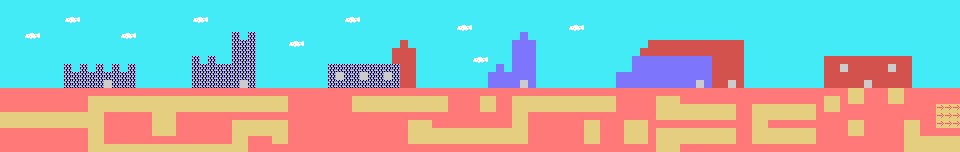

Rendered tile map (Tiled .tmx) drawn with the repository's tilesets; below, a short description and the full map source, tile grids included:
An orthogonal 120x19 tile map with 8x8 px tiles, 1 tile layer (Capa de patrones 1).

<map version="1.2" tiledversion="2019.12.11" orientation="orthogonal" renderorder="right-down" compressionlevel="-1" width="120" height="19" tilewidth="8" tileheight="8" infinite="0" nextlayerid="2" nextobjectid="1">
 <tileset firstgid="1" source="tileset.tsx" />
 <layer id="1" name="Capa de patrones 1" width="120" height="19">
  <data encoding="csv">
35,35,35,35,35,35,35,35,35,35,35,35,35,35,35,35,35,35,35,35,35,35,35,35,35,35,35,35,35,35,35,35,35,35,35,35,35,35,35,35,35,35,35,35,35,35,35,35,35,35,35,35,35,35,35,35,35,35,35,35,35,35,35,35,35,35,35,35,35,35,35,35,35,35,35,35,35,35,35,35,35,35,35,35,35,35,35,35,35,35,35,35,35,35,35,35,35,35,35,35,35,35,35,35,35,35,35,35,35,35,35,35,35,35,35,35,35,35,35,35,
35,35,35,35,35,35,35,35,35,35,35,35,35,35,35,35,35,35,35,35,35,35,35,35,35,35,35,35,35,35,35,35,35,35,35,35,35,35,35,35,35,35,35,35,35,35,35,35,35,35,35,35,35,35,35,35,35,35,35,35,35,35,35,35,35,35,35,35,35,35,35,35,35,35,35,35,35,35,35,35,35,35,35,35,35,35,35,35,35,35,35,35,35,35,35,35,35,35,35,35,35,35,35,35,35,35,35,35,35,35,35,35,35,35,35,35,35,35,35,35,
35,35,35,35,35,35,35,35,28,29,35,35,35,35,35,35,35,35,35,35,35,35,35,35,28,29,35,35,35,35,35,35,35,35,35,35,35,35,35,35,35,35,35,28,29,35,35,35,35,35,35,35,35,35,35,35,35,35,35,35,35,35,35,35,35,35,35,35,35,35,35,35,35,35,35,35,35,35,35,35,35,35,35,35,35,35,35,35,35,35,35,35,35,35,35,35,35,35,35,35,35,35,35,35,35,35,35,35,35,35,35,35,35,35,35,35,35,35,35,35,
35,35,35,35,35,35,35,35,35,35,35,35,35,35,35,35,35,35,35,35,35,35,35,35,35,35,35,35,35,35,35,35,35,35,35,35,35,35,35,35,35,35,35,35,35,35,35,35,35,35,35,35,35,35,35,35,35,28,29,35,35,35,35,35,35,35,35,35,35,35,35,28,29,35,35,35,35,35,35,35,35,35,35,35,35,35,35,35,35,35,35,35,35,35,35,35,35,35,35,35,35,35,35,35,35,35,35,35,35,35,35,35,35,35,35,35,35,35,35,35,
35,35,35,28,29,35,35,35,35,35,35,35,35,35,35,28,29,35,35,35,35,35,35,35,35,35,35,35,35,40,35,40,35,35,35,35,35,35,35,35,35,35,35,35,35,35,35,35,35,35,35,35,35,35,35,35,35,35,35,35,35,35,35,35,35,34,35,35,35,35,35,35,35,35,35,35,35,35,35,35,35,35,35,35,35,35,35,35,35,35,35,35,35,35,35,35,35,35,35,35,35,35,35,35,35,35,35,35,35,35,35,35,35,35,35,35,35,35,35,35,
35,35,35,35,35,35,35,35,35,35,35,35,35,35,35,35,35,35,35,35,35,35,35,35,35,35,35,35,35,40,40,40,35,35,35,35,28,29,35,35,35,35,35,35,35,35,35,35,35,35,36,35,35,35,35,35,35,35,35,35,35,35,35,35,34,34,34,35,35,35,35,35,35,35,35,35,35,35,35,35,35,36,36,36,36,36,36,36,36,36,36,36,36,35,35,35,35,35,35,35,35,35,35,35,35,35,35,35,35,35,35,35,35,35,35,35,35,35,35,35,
35,35,35,35,35,35,35,35,35,35,35,35,35,35,35,35,35,35,35,35,35,35,35,35,35,35,35,35,35,40,40,40,35,35,35,35,35,35,35,35,35,35,35,35,35,35,35,35,35,36,36,36,35,35,35,35,35,35,35,35,35,35,35,35,34,34,34,35,35,35,35,35,35,35,35,35,35,35,35,35,36,36,36,36,36,36,36,36,36,36,36,36,36,35,35,35,35,35,35,35,35,35,35,35,35,35,35,35,35,35,35,35,35,35,35,35,35,35,35,35,
35,35,35,35,35,35,35,35,35,35,35,35,35,35,35,35,35,35,35,35,35,35,35,35,40,35,40,35,35,40,40,40,35,35,35,35,35,35,35,35,35,35,35,35,35,35,35,35,35,36,36,36,35,35,35,35,35,35,35,28,29,35,35,35,34,34,34,35,35,35,35,35,35,35,35,35,35,35,35,34,34,34,34,34,34,34,34,34,34,36,36,36,36,35,35,35,35,35,35,35,35,35,35,36,36,36,36,36,36,36,36,36,36,36,35,35,35,35,35,35,
35,35,35,35,35,35,35,35,40,35,40,35,40,35,40,35,40,35,35,35,35,35,35,35,40,40,40,40,40,40,40,40,35,35,35,35,35,35,35,35,35,40,40,40,40,40,40,40,40,40,36,36,35,35,35,35,35,35,35,35,35,35,34,35,34,34,34,35,35,35,35,35,35,35,35,35,35,35,35,34,34,34,34,34,34,34,34,34,34,36,36,36,36,35,35,35,35,35,35,35,35,35,35,36,36,67,36,36,36,36,36,67,36,36,35,35,35,35,35,35,
35,35,35,35,35,35,35,35,40,40,40,40,40,40,40,40,40,35,35,35,35,35,35,35,40,40,40,40,40,40,40,40,35,35,35,35,35,35,35,35,35,40,67,40,40,67,40,40,67,40,36,36,35,35,35,35,35,35,35,35,35,34,34,34,34,34,34,35,35,35,35,35,35,35,35,35,35,34,34,34,34,34,34,34,34,34,34,34,34,36,36,36,36,35,35,35,35,35,35,35,35,35,35,36,36,36,36,36,36,36,36,36,36,36,35,35,35,35,35,35,
35,35,35,35,35,35,35,35,40,40,40,40,40,67,40,40,40,35,35,35,35,35,35,35,40,40,40,40,40,40,67,40,35,35,35,35,35,35,35,35,35,40,40,40,40,40,40,40,40,40,36,36,35,35,35,35,35,35,35,35,35,34,34,34,34,67,34,35,35,35,35,35,35,35,35,35,35,34,34,34,34,34,34,34,34,34,34,67,34,36,36,67,36,35,35,35,35,35,35,35,35,35,35,36,36,36,36,36,67,36,36,36,36,36,35,35,35,35,35,35,
33,33,33,33,33,33,33,33,33,33,33,33,33,33,33,33,33,33,33,33,33,33,33,33,33,33,33,33,33,33,33,33,33,33,33,33,33,33,33,33,33,33,33,33,33,33,33,33,33,33,33,33,33,33,33,33,33,33,33,33,33,33,33,33,33,33,33,33,33,33,33,33,33,33,33,33,33,33,33,33,33,33,33,33,33,33,33,33,33,33,33,33,33,33,33,33,33,33,33,33,33,33,33,33,33,33,65,65,33,33,33,65,65,33,33,33,33,33,33,33,
33,33,33,33,33,33,33,33,33,33,33,65,65,65,65,65,65,65,65,65,65,65,65,65,65,65,65,65,65,65,65,65,65,65,65,65,33,33,33,33,33,33,33,33,65,65,65,65,65,65,65,65,65,65,65,65,33,33,33,33,65,65,33,33,65,65,65,65,65,65,65,65,65,65,65,65,65,33,33,33,33,33,65,65,65,33,33,33,33,33,33,33,33,33,33,33,33,33,33,33,33,33,33,65,65,33,65,65,33,33,33,65,65,33,33,33,33,33,33,33,
33,33,33,33,33,33,33,33,33,33,33,65,65,65,65,65,65,65,65,65,65,65,65,65,65,65,65,65,65,65,65,65,65,65,65,65,33,33,33,33,33,33,33,33,65,65,65,65,65,65,65,65,65,65,65,65,33,33,33,33,65,65,33,33,65,65,65,65,65,65,65,65,65,65,65,65,65,33,33,33,33,33,65,65,65,65,65,65,65,65,65,65,33,33,65,65,65,65,65,65,65,65,33,65,65,33,33,33,33,33,33,33,33,33,33,33,33,42,42,42,
65,65,65,65,65,65,65,65,65,65,65,65,65,33,33,33,33,33,33,65,65,65,33,33,33,33,33,33,33,33,33,33,33,33,33,33,33,33,33,33,33,33,33,33,33,33,33,33,33,33,33,33,33,33,33,33,33,33,33,33,33,33,33,33,65,65,33,33,33,33,33,33,33,33,33,33,33,33,33,33,33,33,65,65,65,65,65,65,65,65,65,65,33,33,65,65,65,65,65,65,65,65,33,33,33,33,33,33,33,33,33,33,33,33,33,33,33,42,42,42,
65,65,65,65,65,65,65,65,65,65,65,65,65,33,33,33,33,33,33,65,65,65,33,33,33,33,33,33,33,65,65,65,65,65,65,65,33,33,33,33,33,33,33,33,33,33,33,33,33,33,33,65,65,65,33,33,33,33,33,33,33,33,33,33,65,65,33,33,33,33,33,33,33,65,65,33,33,33,65,65,65,33,33,33,33,33,33,33,33,33,33,33,33,33,65,65,33,33,33,33,33,33,33,33,33,33,65,65,33,33,33,33,33,65,65,33,33,42,42,42,
33,33,33,33,33,33,33,33,33,33,33,65,65,33,33,33,33,33,33,65,65,65,33,33,33,33,33,33,33,65,65,65,65,65,65,65,33,33,33,33,33,33,33,33,33,33,33,33,33,33,33,65,65,65,65,65,65,65,65,65,65,65,65,65,65,65,33,33,33,33,33,33,33,65,65,33,33,33,65,65,65,33,65,65,65,65,65,65,65,65,65,65,33,33,65,65,65,65,65,65,65,65,33,33,33,33,65,65,33,33,33,33,33,65,65,33,33,33,33,33,
33,33,33,33,33,33,33,33,33,33,33,65,65,33,33,33,33,33,33,33,33,33,33,33,33,33,33,33,33,65,65,33,33,33,65,65,33,33,33,33,33,33,33,33,33,33,33,33,33,33,33,65,65,65,65,65,65,65,65,65,65,65,65,65,65,65,33,33,33,33,33,33,33,65,65,33,33,33,65,65,65,33,65,65,65,65,65,65,65,65,65,65,33,33,65,65,65,65,65,65,65,65,33,33,33,33,33,33,33,33,33,33,33,65,65,65,65,65,65,65,
33,33,33,33,33,33,33,33,33,33,33,65,65,65,65,65,65,65,65,65,65,65,65,65,65,65,65,65,65,65,65,33,33,33,33,33,33,33,33,33,33,33,33,33,33,33,33,33,33,33,33,33,33,33,33,33,33,33,33,33,33,33,33,33,33,33,33,33,33,33,33,33,33,33,33,33,33,33,33,33,33,33,65,65,65,33,33,33,33,33,33,33,33,33,33,33,33,33,33,33,33,33,33,33,33,33,33,33,33,33,33,33,33,65,65,65,65,65,65,65
</data>
 </layer>
</map>
